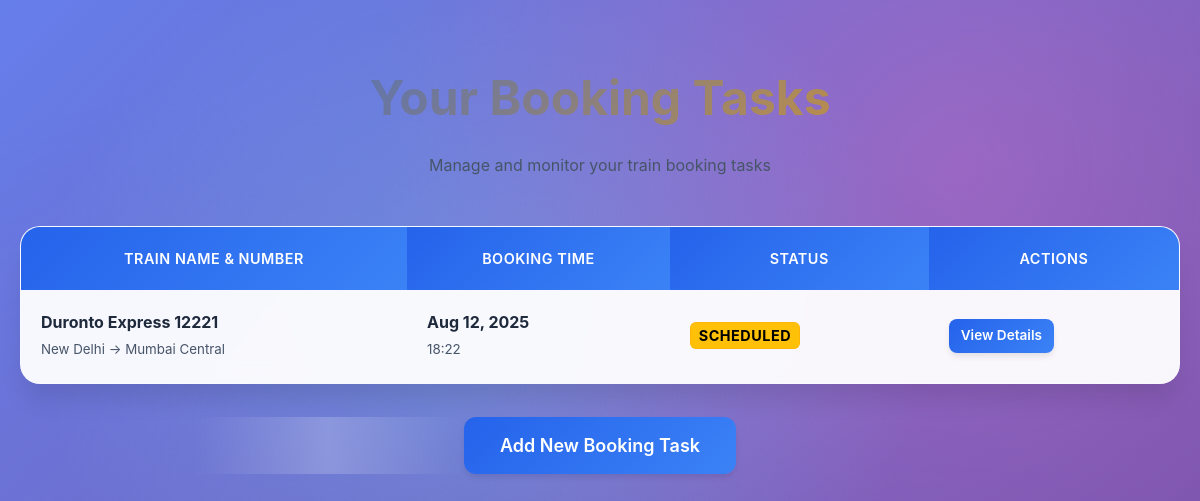
Before: /dashboard/ (signed in) with the older database file.
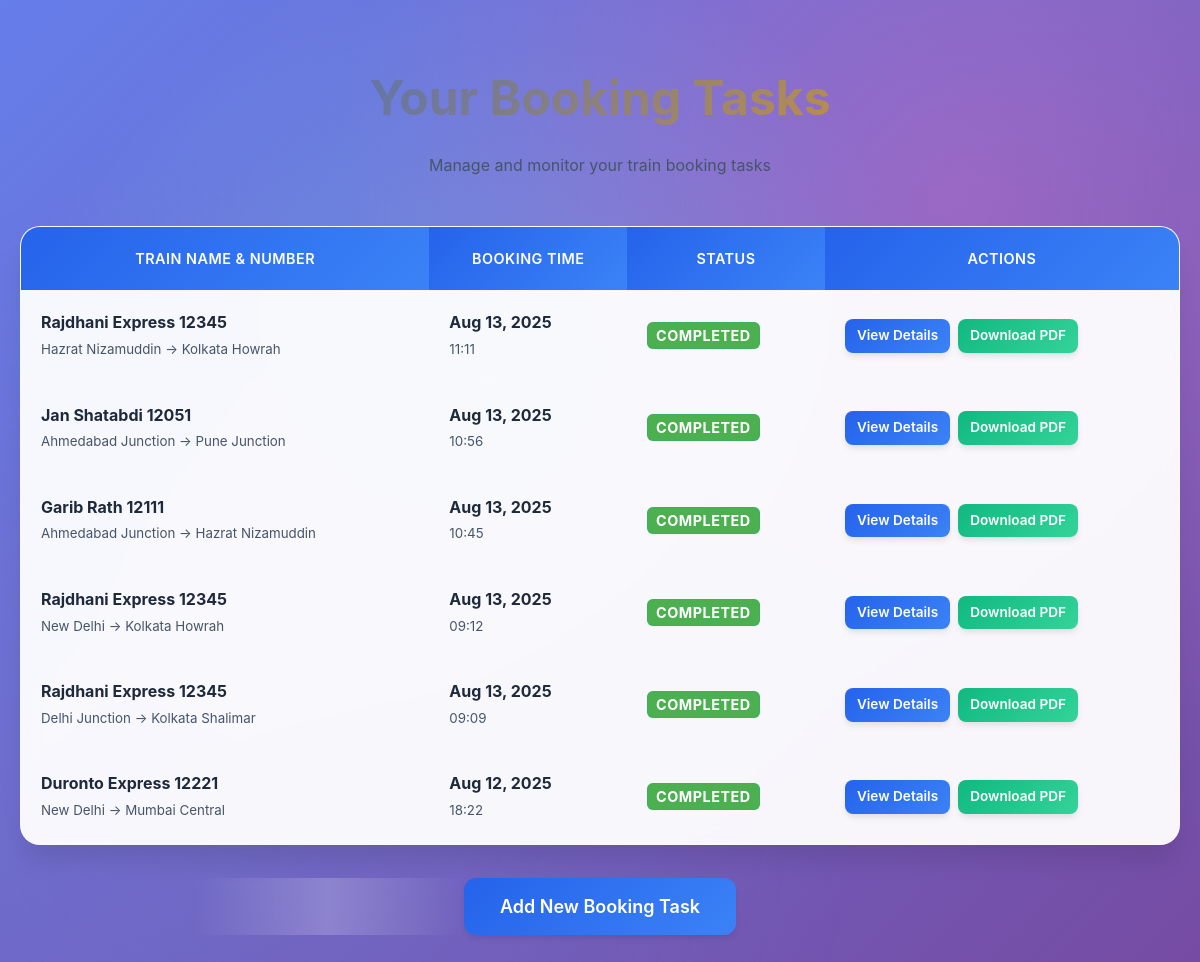
After: the same page with the newer database file.
### booking/models.py (models this page shows, shortened)
class Booking(models.Model):
    user = models.ForeignKey(User, on_delete=models.CASCADE)
    train_name_number = models.CharField(max_length=120, help_text="e.g., Rajdhani Express 12345", default="Unknown Train 00000")
    train_number = models.CharField(max_length=10, default="00000")
    train_name = models.CharField(max_length=100, default="Unknown Train")
    source_station = models.CharField(max_length=50, default="Unknown Source")
    destination_station = models.CharField(max_length=50, null=True, blank=True, default="Unknown Destination")
    journey_date = models.DateField(null=True, blank=True)
    booking_time = models.DateTimeField(null=True, blank=True)
    STATUS_CHOICES = [
        ('Scheduled', 'Scheduled'),
        ('Processing', 'Processing'),
        ('Completed', 'Completed'),
        ('Failed', 'Failed')
    ]
    status = models.CharField(max_length=20, choices=STATUS_CHOICES, default='Scheduled')
    pnr_number = models.CharField(max_length=12, blank=True, null=True)
    seat_number = models.CharField(max_length=10, blank=True, null=True)
    coach_number = models.CharField(max_length=5, blank=True, null=True)
    class_type = models.CharField(
        max_length=20,
        choices=[
            ('SL', 'Sleeper'),
            ('3A', '3rd AC'),
            ('2A', '2nd AC'),
            ('1A', '1st AC')
        ],
        default='SL'
    )
    ticket_pdf = models.FileField(upload_to="tickets/", blank=True, null=True)
    ticket_pdf_url = models.URLField(blank=True, null=True)
    auto_delete_enabled = models.BooleanField(default=True)
    retention_days = models.PositiveIntegerField(default=30)
    deleted_at = models.DateTimeField(null=True, blank=True)

### booking/views.py (the view)
# urls.py: path('', views.dashboard, name='dashboard'),
@login_required
def dashboard(request):
    tasks = Booking.objects.filter(user=request.user).order_by('-booking_time')
    return render(request, 'booking/dashboard.html', {'tasks': tasks})

### booking/templates/booking/dashboard.html (shortened to what this page needs)
{% load static %}
<!DOCTYPE html>
<html>
<head>
    <link rel="stylesheet" href="{% static 'booking/enhanced.css' %}">
    <link rel="stylesheet" href="{% static 'booking/status.css' %}">
</head>
<body>
    <div class="dashboard-container">
        <div class="dashboard-header">
            <h2>Your Booking Tasks</h2>
            <p style="color: var(--text-secondary); margin-bottom: 2rem;">
                Manage and monitor your train booking tasks
            </p>
        </div>
        <div class="table-container">
            <table>
                <thead>
                    <tr>
                        <th>Train Name & Number</th>
                        <th>Booking Time</th>
                        <th>Status</th>
                        <th>Actions</th>
                    </tr>
                </thead>
                <tbody>
                    {% for task in tasks %}
                    <tr>
                        <td>
                            <strong>{{ task.train_name_number }}</strong>
                            <br>
                            <small style="color: var(--text-secondary);">
                                {{ task.source_station }} → {{ task.destination_station }}
                            </small>
                        </td>
                        <td>
                            <strong>{{ task.booking_time|date:"M d, Y" }}</strong>
                            <br>
                            <small style="color: var(--text-secondary);">
                                {{ task.booking_time|time:"H:i" }}
                            </small>
                        </td>
                        <td>
                            <span class="status-badge status-{{ task.status|lower }}">
                                {{ task.status }}
                            </span>
                        </td>
                    <td>
                        <div class="action-buttons">
                            <a href="{% url 'task_detail' task.id %}" class="btn btn-sm btn-primary">
                                View Details
                            </a>
                            {% if task.ticket_pdf %}
                            <a href="{{ task.ticket_pdf.url }}" target="_blank" class="btn btn-sm btn-success" download>
                                Download PDF
                            </a>
                            {% elif task.ticket_pdf_url %}
                            <a href="{{ task.ticket_pdf_url }}" target="_blank" class="btn btn-sm btn-success" download>
                                Download PDF
                            </a>
                            {% endif %}
                        </div>
                    </td>
                    </tr>
                    {% endfor %}
                </tbody>
            </table>
        </div>
        <div style="text-align: center; margin-top: 3rem;">
            <a href="{% url 'add_task' %}" class="btn btn-lg btn-primary">
                Add New Booking Task
            </a>
        </div>
    </div>
</body>
</html>

Changed rows visible on the page:
added Booking: train_name_number "Rajdhani Express 12345", source_station "Hazrat Nizamuddin", destination_station "Kolkata Howrah", booking_time "Aug 13, 2025", booking_time "11:11", status "COMPLETED"
added Booking: train_name_number "Jan Shatabdi 12051", source_station "Ahmedabad Junction", destination_station "Pune Junction", booking_time "Aug 13, 2025", booking_time "10:56", status "COMPLETED"
added Booking: train_name_number "Garib Rath 12111", source_station "Ahmedabad Junction", destination_station "Hazrat Nizamuddin", booking_time "Aug 13, 2025", booking_time "10:45", status "COMPLETED"
added Booking: train_name_number "Rajdhani Express 12345", source_station "New Delhi", destination_station "Kolkata Howrah", booking_time "Aug 13, 2025", booking_time "09:12", status "COMPLETED"
added Booking: train_name_number "Rajdhani Express 12345", source_station "Delhi Junction", destination_station "Kolkata Shalimar", booking_time "Aug 13, 2025", booking_time "09:09", status "COMPLETED"
changed Booking "Duronto Express 12221": status "SCHEDULED" → "COMPLETED"; now shows "Download PDF"
